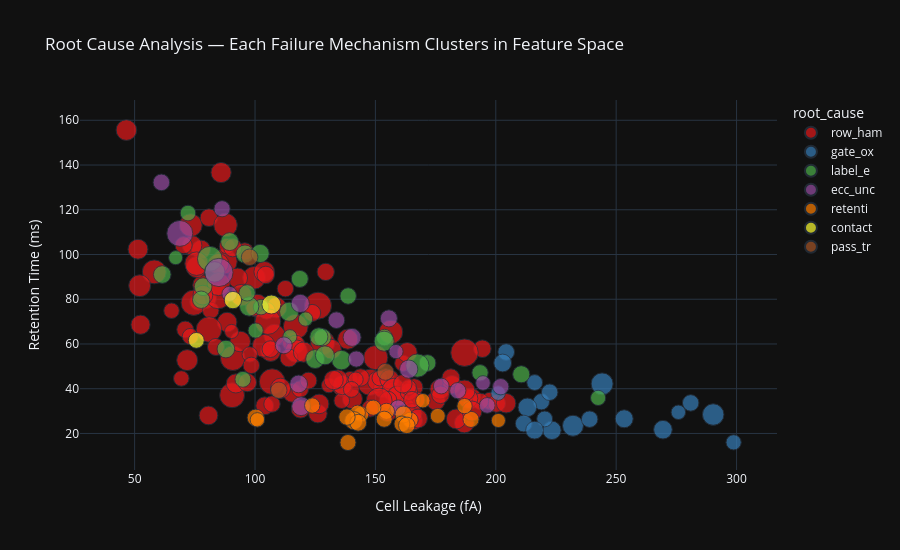

Notebook source saved alongside this figure:
### Markdown cell above
## 14. Interactive Plotly — Root Cause Clustering by Failure Mechanism
Each root cause (row_hammer, retention_degradation, etc.) occupies a different region of feature space. This confirms that a model with enough capacity should be able to not just predict fail/pass, but also **diagnose the failure mechanism** — which is the real value for production engineers.

### Code cell
# ═══════════════════════════════════════════════════════════════
# 14. INTERACTIVE — Root Cause Analysis in Feature Space
# ═══════════════════════════════════════════════════════════════
fail_plot = df[df["is_fail"] == 1].copy()
fail_plot["PC1"] = X_pca[labels == 1, 0]
fail_plot["PC2"] = X_pca[labels == 1, 1]

fig = px.scatter(
    fail_plot, x="cell_leakage_fa", y="retention_time_ms",
    color="root_cause",
    size="rh_susceptibility",
    hover_data=["trcd_ns", "ecc_syndrome_entropy", "edge_distance", "test_temp_c"],
    color_discrete_sequence=px.colors.qualitative.Set1,
    title="Root Cause Analysis — Each Failure Mechanism Clusters in Feature Space",
    labels={"cell_leakage_fa": "Cell Leakage (fA)", "retention_time_ms": "Retention Time (ms)"},
    opacity=0.7,
)
fig.update_layout(width=900, height=550, template="plotly_dark")
fig.show()

### Figure 1 — Plotly figure (JSON) as saved in the notebook; plotly's stock layout.template omitted (floating-point values rounded to 4 significant figures; data arrays with more than 128 entries replaced by an {"elided": "..."} marker saying what was removed)
{"data": [{"customdata": {"elided": "139x4 float values"}, "hovertemplate": "root_cause=row_ham<br>Cell Leakage (fA)=%{x}<br>Retention Time (ms)=%{y}<br>rh_susceptibility=%{marker.size}<br>trcd_ns=%{customdata[0]}<br>ecc_syndrome_entropy=%{customdata[1]}<br>edge_distance=%{customdata[2]}<br>test_temp_c=%{customdata[3]}<extra></extra>", "legendgroup": "row_ham", "marker": {"color": "rgb(228,26,28)", "opacity": 0.7, "size": {"elided": "139 float values"}, "sizemode": "area", "sizeref": 0.003614, "symbol": "circle"}, "mode": "markers", "name": "row_ham", "orientation": "v", "showlegend": true, "type": "scatter", "x": {"elided": "139 float values"}, "xaxis": "x", "y": {"elided": "139 float values"}, "yaxis": "y"}, {"customdata": [[13.45, 0.0187, 0.6328, 91.59], [13.32, 0.0594, 0.3216, 92.4], [12.64, 0.1062, 0.6548, 92.13], [13.81, 0.0616, 0.7507, 91.14], [13.16, 0.5345, 0.3738, 93.11], [13.39, 0.3913, 0.8371, 93.69], [13.62, 0.3023, 0.0907, 91.0], [14.7, 0.3581, 0.7789, 92.47], [13.5, 0.375, 0.8657, 94.63], [14.04, 1.02, 0.0694, 90.97], [12.77, 0.5211, 0.393, 94.09], [13.19, 0.1262, 0.906, 93.29], [13.8, 0.6215, 0.6574, 94.69], [13.92, 0.2087, 0.7983, 91.88], [12.93, 0.4346, 0.6794, 91.7], [12.87, 0.1612, 0.8068, 93.49], [13.33, 0.0479, 0.691, 92.22], [14.07, 0.0167, 0.7454, 92.23], [13.05, 0.0301, 0.6118, 93.09], [13.87, 0.1178, 0.7962, 91.51]], "hovertemplate": "root_cause=gate_ox<br>Cell Leakage (fA)=%{x}<br>Retention Time (ms)=%{y}<br>rh_susceptibility=%{marker.size}<br>trcd_ns=%{customdata[0]}<br>ecc_syndrome_entropy=%{customdata[1]}<br>edge_distance=%{customdata[2]}<br>test_temp_c=%{customdata[3]}<extra></extra>", "legendgroup": "gate_ox", "marker": {"color": "rgb(55,126,184)", "opacity": 0.7, "size": [0.6181, 0.4523, 0.4877, 0.3872, 0.5869, 0.6282, 0.5055, 0.4969, 0.4209, 0.5739, 0.8374, 0.7951, 0.4932, 0.4582, 0.6335, 0.3813, 0.5128, 0.4946, 0.8734, 0.5739], "sizemode": "area", "sizeref": 0.003614, "symbol": "circle"}, "mode": "markers", "name": "gate_ox", "orientation": "v", "showlegend": true, "type": "scatter", "x": [223.3, 216.2, 218.9, 201.0, 253.3, 269.4, 204.3, 222.4, 298.8, 202.9, 290.3, 232.1, 280.9, 220.3, 213.1, 275.8, 211.6, 239.0, 244.2, 216.1], "xaxis": "x", "y": [21.41, 42.77, 34.2, 38.05, 26.57, 21.7, 56.39, 38.43, 16.04, 51.5, 28.47, 23.46, 33.66, 26.5, 31.68, 29.48, 24.44, 26.39, 42.17, 21.48], "yaxis": "y"}, {"customdata": {"elided": "33x4 float values"}, "hovertemplate": "root_cause=label_e<br>Cell Leakage (fA)=%{x}<br>Retention Time (ms)=%{y}<br>rh_susceptibility=%{marker.size}<br>trcd_ns=%{customdata[0]}<br>ecc_syndrome_entropy=%{customdata[1]}<br>edge_distance=%{customdata[2]}<br>test_temp_c=%{customdata[3]}<extra></extra>", "legendgroup": "label_e", "marker": {"color": "rgb(77,175,74)", "opacity": 0.7, "size": [1.116, 0.3727, 0.5105, 0.7675, 0.4188, 0.4927, 0.4417, 0.6471, 0.5657, 0.7318, 0.5687, 0.5267, 0.5756, 0.6658, 0.6908, 0.3619, 0.6834, 0.5851, 0.5929, 0.5501, 0.5514, 0.6036, 0.4624, 0.4862, 0.4891, 0.5976, 0.5376, 0.9814, 0.4448, 0.3591, 0.4949, 0.4197, 0.6543], "sizemode": "area", "sizeref": 0.003614, "symbol": "circle"}, "mode": "markers", "name": "label_e", "orientation": "v", "showlegend": true, "type": "scatter", "x": [81.24, 121.0, 171.7, 83.23, 100.3, 153.8, 102.5, 125.0, 61.48, 153.6, 87.91, 118.6, 78.45, 114.2, 135.9, 114.5, 97.57, 89.47, 95.82, 128.1, 77.64, 102.1, 94.97, 193.5, 96.71, 126.5, 210.6, 167.4, 72.16, 67.04, 138.7, 242.5, 129.0], "xaxis": "x", "y": [98.08, 71.14, 51.48, 92.23, 66.02, 62.87, 76.49, 53.27, 91.04, 61.24, 57.74, 89.09, 85.61, 74.43, 52.79, 63.26, 76.77, 105.8, 100.2, 62.97, 79.78, 100.5, 44.21, 47.13, 82.86, 63.23, 46.47, 50.35, 118.5, 98.59, 81.45, 35.9, 54.92], "yaxis": "y"}, {"customdata": [[13.85, 0.6885, 0.272, 90.12], [14.62, 0.1021, 0.7048, 90.38], [11.65, 1.03, 0.631, 89.59], [14.54, 0.2952, 0.7627, 80.43], [13.85, 0.4083, 0.6634, 86.16], [14.46, 0.0076, 0.8317, 90.75], [14.37, 0.4425, 0.6164, 87.55], [13.93, 0.0225, 0.8871, 86.61], [13.39, 0.1065, 0.2822, 90.49], [13.22, 0.5473, 0.6556, 87.92], [13.63, 0.6973, 0.7168, 83.75], [13.16, 0.0033, 0.5053, 88.16], [15.19, 0.0127, 0.9258, 87.78], [14.87, 0.0938, 0.7847, 84.41], [14.42, 0.4525, 0.5064, 81.69], [14.41, 0.4997, 0.3798, 86.88], [13.87, 0.0709, 0.1882, 86.01], [13.57, 0.3406, 0.794, 87.34], [14.05, 0.2981, 0.6081, 81.14], [12.76, 0.3162, 0.5746, 89.71], [13.88, 0.0766, 0.4764, 88.9]], "hovertemplate": "root_cause=ecc_unc<br>Cell Leakage (fA)=%{x}<br>Retention Time (ms)=%{y}<br>rh_susceptibility=%{marker.size}<br>trcd_ns=%{customdata[0]}<br>ecc_syndrome_entropy=%{customdata[1]}<br>edge_distance=%{customdata[2]}<br>test_temp_c=%{customdata[3]}<extra></extra>", "legendgroup": "ecc_unc", "marker": {"color": "rgb(152,78,163)", "opacity": 0.7, "size": [0.4814, 0.482, 0.3705, 0.5007, 0.5209, 0.3902, 0.4765, 0.5906, 0.4484, 0.4748, 0.419, 0.5272, 0.6468, 1.446, 0.4749, 0.5012, 0.6023, 0.5744, 1.221, 0.4531, 0.6084], "sizemode": "area", "sizeref": 0.003614, "symbol": "circle"}, "mode": "markers", "name": "ecc_unc", "orientation": "v", "showlegend": true, "type": "scatter", "x": [184.2, 202.1, 158.6, 61.11, 112.0, 194.7, 142.1, 140.3, 196.4, 159.4, 89.39, 155.6, 119.2, 85.01, 86.31, 133.8, 118.8, 118.1, 68.76, 177.3, 163.8], "xaxis": "x", "y": [39.14, 40.91, 56.61, 132.2, 59.39, 42.57, 53.28, 62.96, 32.55, 31.37, 82.41, 71.44, 32.2, 91.97, 120.5, 70.64, 78.13, 42.14, 109.4, 41.2, 48.75], "yaxis": "y"}, {"customdata": [[14.86, 0.1929, 0.4533, 89.52], [14.34, 0.2901, 0.5921, 88.58], [12.64, 0.1315, 0.4893, 88.99], [14.62, 0.0755, 0.2363, 90.53], [13.99, 0.4745, 0.6417, 89.06], [14.3, 0.6904, 0.4882, 87.19], [13.6, 0.0317, 0.756, 89.97], [12.47, 0.0635, 0.6496, 90.39], [13.29, 0.5404, 0.2613, 87.27], [14.31, 1.146, 0.7905, 89.51], [13.47, 0.2243, 0.5921, 89.47], [12.87, 0.2698, 0.5596, 89.18], [13.5, 0.0394, 0.4752, 88.63], [13.94, 0.1133, 0.8124, 87.77], [13.78, 0.9239, 0.2761, 89.32], [13.2, 0.0308, 0.75, 89.22], [13.75, 0.1741, 0.7723, 84.82], [12.7, 0.2247, 0.8519, 88.07], [14.26, 0.0035, 0.8358, 89.02], [13.52, 0.1436, 0.7309, 85.21], [12.95, 0.1904, 0.3798, 90.89]], "hovertemplate": "root_cause=retenti<br>Cell Leakage (fA)=%{x}<br>Retention Time (ms)=%{y}<br>rh_susceptibility=%{marker.size}<br>trcd_ns=%{customdata[0]}<br>ecc_syndrome_entropy=%{customdata[1]}<br>edge_distance=%{customdata[2]}<br>test_temp_c=%{customdata[3]}<extra></extra>", "legendgroup": "retenti", "marker": {"color": "rgb(255,127,0)", "opacity": 0.7, "size": [0.4759, 0.4408, 0.4358, 0.4517, 0.5186, 0.4675, 0.4756, 0.426, 0.4316, 0.4562, 0.381, 0.4275, 0.5985, 0.515, 0.4713, 0.4094, 0.5384, 0.4882, 0.4953, 0.3823, 0.3647], "sizemode": "area", "sizeref": 0.003614, "symbol": "circle"}, "mode": "markers", "name": "retenti", "orientation": "v", "showlegend": true, "type": "scatter", "x": [154.6, 144.1, 142.6, 164.5, 161.7, 138.6, 189.7, 187.0, 123.8, 161.0, 169.7, 149.1, 141.0, 142.9, 153.7, 175.9, 100.3, 138.2, 163.1, 101.0, 201.1], "xaxis": "x", "y": [29.91, 28.6, 29.22, 25.99, 28.5, 15.96, 26.29, 32.23, 32.48, 24.26, 34.63, 31.54, 25.73, 24.79, 26.37, 27.84, 27.03, 27.33, 23.63, 26.08, 25.8], "yaxis": "y"}, {"customdata": [[18.21, 0.2148, 0.347, 86.08], [19.69, 0.1536, 0.8465, 84.01], [18.61, 0.0053, 0.8228, 82.73]], "hovertemplate": "root_cause=contact<br>Cell Leakage (fA)=%{x}<br>Retention Time (ms)=%{y}<br>rh_susceptibility=%{marker.size}<br>trcd_ns=%{customdata[0]}<br>ecc_syndrome_entropy=%{customdata[1]}<br>edge_distance=%{customdata[2]}<br>test_temp_c=%{customdata[3]}<extra></extra>", "legendgroup": "contact", "marker": {"color": "rgb(255,255,51)", "opacity": 0.7, "size": [0.6561, 0.55, 0.4567], "sizemode": "area", "sizeref": 0.003614, "symbol": "circle"}, "mode": "markers", "name": "contact", "orientation": "v", "showlegend": true, "type": "scatter", "x": [106.8, 90.83, 75.62], "xaxis": "x", "y": [77.66, 79.63, 61.61], "yaxis": "y"}, {"customdata": [[14.44, 0.1943, 0.4644, 86.71], [12.73, 0.3515, 0.7378, 84.87], [14.09, 0.4015, 0.7072, 87.75]], "hovertemplate": "root_cause=pass_tr<br>Cell Leakage (fA)=%{x}<br>Retention Time (ms)=%{y}<br>rh_susceptibility=%{marker.size}<br>trcd_ns=%{customdata[0]}<br>ecc_syndrome_entropy=%{customdata[1]}<br>edge_distance=%{customdata[2]}<br>test_temp_c=%{customdata[3]}<extra></extra>", "legendgroup": "pass_tr", "marker": {"color": "rgb(166,86,40)", "opacity": 0.7, "size": [0.493, 0.5015, 0.5186], "sizemode": "area", "sizeref": 0.003614, "symbol": "circle"}, "mode": "markers", "name": "pass_tr", "orientation": "v", "showlegend": true, "type": "scatter", "x": [109.9, 97.76, 154.2], "xaxis": "x", "y": [39.31, 98.76, 47.53], "yaxis": "y"}], "layout": {"height": 550, "legend": {"itemsizing": "constant", "title": {"text": "root_cause"}, "tracegroupgap": 0}, "title": {"text": "Root Cause Analysis — Each Failure Mechanism Clusters in Feature Space"}, "width": 900, "xaxis": {"anchor": "y", "domain": [0, 1], "title": {"text": "Cell Leakage (fA)"}}, "yaxis": {"anchor": "x", "domain": [0, 1], "title": {"text": "Retention Time (ms)"}}}}
